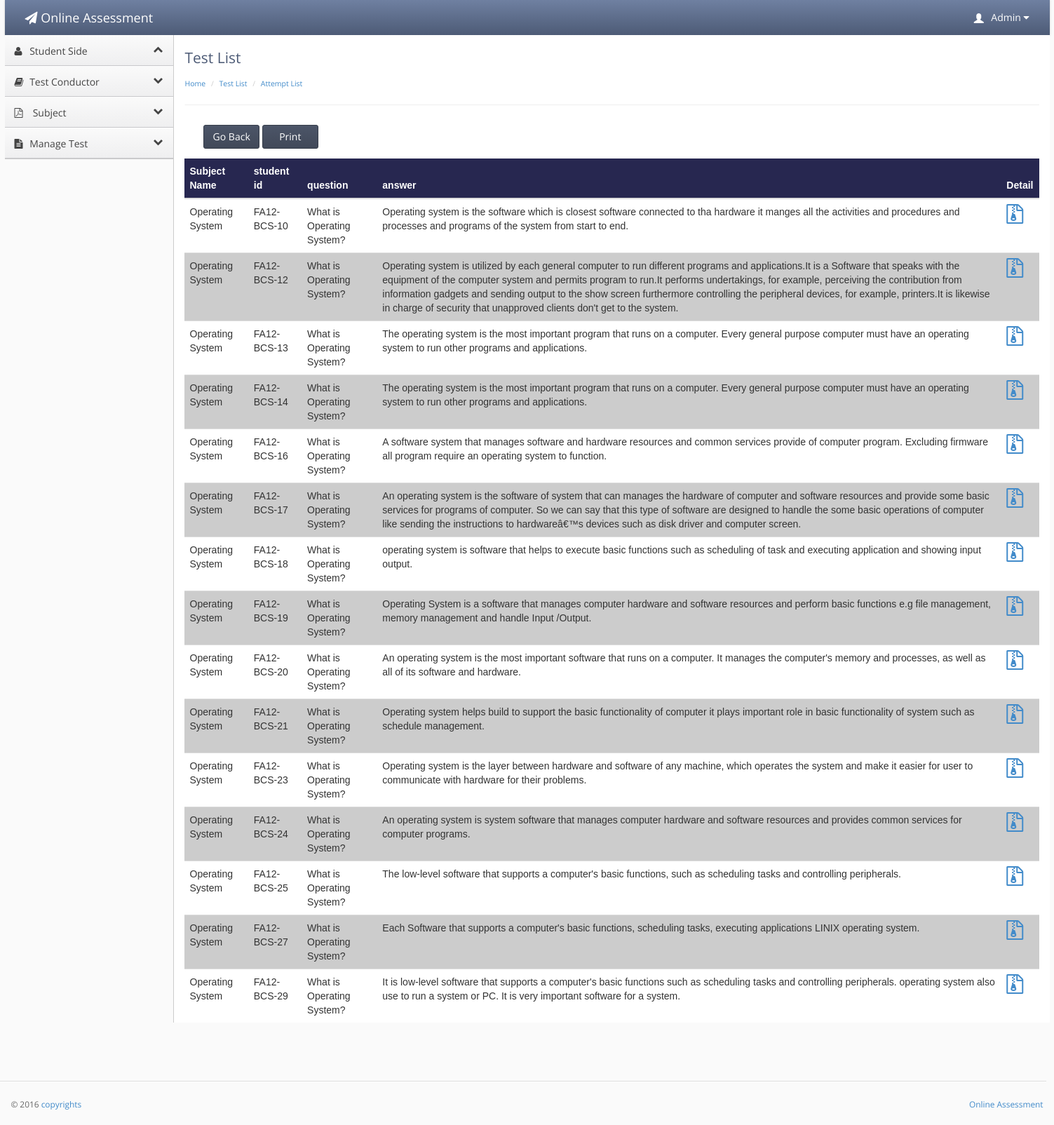
Page /OAS/student_attempt_list.php?id=111 (signed in) on the committed database.
### tables this page shows
CREATE TABLE IF NOT EXISTS `teacher_conductor` (
  `teacher_id` int(20) NOT NULL AUTO_INCREMENT,
  `user` varchar(20) NOT NULL,
  `f_name` varchar(20) NOT NULL,
  `l_name` varchar(30) NOT NULL,
  `password` varchar(20) NOT NULL,
  `email` varchar(40) NOT NULL,
  `contact` varchar(17) NOT NULL,
  `address` varchar(40) NOT NULL,
  `city` varchar(20) NOT NULL,
  `code` int(10) NOT NULL,
  `subject_id` int(20) unsigned DEFAULT NULL,
  `account` enum('Admin','teacher') NOT NULL DEFAULT 'teacher',
  PRIMARY KEY (`teacher_id`),
  UNIQUE KEY `subject_id_2` (`subject_id`),
  KEY `subject_id` (`subject_id`)
);

CREATE TABLE IF NOT EXISTS `student_question` (
  `student_id` int(10) NOT NULL,
  `question_id` int(10) NOT NULL,
  `t_code` int(10) NOT NULL,
  `s_answer` varchar(50000) NOT NULL,
  `answer` enum('answered','unanswered','review') NOT NULL DEFAULT 'answered',
  PRIMARY KEY (`student_id`,`question_id`,`t_code`),
  KEY `student_id` (`student_id`),
  KEY `t_code` (`t_code`),
  KEY `question_id` (`question_id`)
);

CREATE TABLE IF NOT EXISTS `subject` (
  `subject_id` int(10) unsigned NOT NULL AUTO_INCREMENT,
  `name` varchar(100) NOT NULL,
  `description` varchar(100) NOT NULL,
  PRIMARY KEY (`subject_id`)
);

CREATE TABLE IF NOT EXISTS `student` (
  `student_id` int(20) NOT NULL AUTO_INCREMENT,
  `user` varchar(20) NOT NULL,
  `f_name` varchar(20) NOT NULL,
  `l_name` varchar(20) NOT NULL,
  `password` varchar(20) NOT NULL,
  `email` varchar(30) NOT NULL,
  `contact` varchar(20) NOT NULL,
  `address` varchar(50) NOT NULL,
  `city` varchar(20) NOT NULL,
  `code` varchar(20) NOT NULL,
  `image` varchar(1000) DEFAULT NULL,
  PRIMARY KEY (`student_id`),
  UNIQUE KEY `code` (`code`),
  KEY `user` (`user`)
);

CREATE TABLE IF NOT EXISTS `question` (
  `question_id` int(10) NOT NULL AUTO_INCREMENT,
  `question` varchar(1000) NOT NULL,
  `answer` varchar(500) NOT NULL,
  `marks` int(10) NOT NULL,
  `t_code` int(10) unsigned NOT NULL,
  PRIMARY KEY (`question_id`),
  KEY `code` (`t_code`)
);

### OAS/student_attempt_list.php (the view, shortened to what this page needs)
<?php
if(!isset($_SESSION['username']))
{
header('location:main_user.php');
}
else {
?><!doctype html>
<html lang="en"><head>
    <link rel="stylesheet" type="text/css" href="lib/bootstrap/css/bootstrap.css">
    <link rel="stylesheet" href="lib/font-awesome/css/font-awesome.css">
    <link rel="stylesheet" type="text/css" href="stylesheets/theme.css">
    <link rel="stylesheet" type="text/css" href="stylesheets/premium.css">
</head>
<body class=" theme-blue">
<div style="width:100%; height:auto;">
<div style="width:1490px; margin-left:auto; margin-right:auto; ">
    <div class="navbar navbar-default" role="navigation">
        <div class="navbar-header">
          <a class="" href="index.html"><span class="navbar-brand"><span class="fa fa-paper-plane"></span> Online Assessment</span></a></div>
           <?php
  if(isset($_SESSION['username']))
  {
  $id =$_SESSION['username'];
 $result = mysql_query("select * from teacher_conductor
WHERE teacher_conductor.user = '$id'");
while($row = mysql_fetch_array($result))
{
?>
        <div class="navbar-collapse collapse" style="height: 1px;">
          <ul id="main-menu" class="nav navbar-nav navbar-right">
            <li class="dropdown hidden-xs">
                <a href="#" class="dropdown-toggle" data-toggle="dropdown">
                    <span class="glyphicon glyphicon-user padding-right-small" style="position:relative;top: 3px;"></span>
                     <?php echo $row['f_name'];?>
                    <i class="fa fa-caret-down"></i>
                </a>
            </li>
          </ul>
        </div>
      </div>
    </div></div>
<?php }}?>
<div style="width:100%; height:auto;">
<div style="width:1490px; margin-left:auto; margin-right:auto; "><strong></strong>
  <div class="sidebar-nav">
    <ul>
    <li><a href="#" data-target=".dashboard-menu" class="nav-header" data-toggle="collapse"><i class="fa fa-fw fa-user"></i> Student Side<i class="fa fa-collapse"></i></a></li>
<a href="#" data-target=".premium-menu" class="nav-header collapsed" data-toggle="collapse"><i class="fa fa-fw fa-book"></i> Test Conductor<i class="fa fa-collapse"></i></a></li>
        <li><a href="#" data-target=".accounts-menu" class="nav-header collapsed" data-toggle="collapse"><i class="fa fa-file-pdf-o "></i> Subject   <i class="fa fa-collapse"></i></a></li>
        <li><a href="#" data-target=".legal-menu" class="nav-header collapsed" data-toggle="collapse"><i class="fa fa-fw fa-file-text"></i> Manage Test<i class="fa fa-collapse"></i></a></li>
        <li><ul class="legal-menu nav nav-list collapse in ">
    </ul></li>
            </ul>
    </div>
    <div class="content">
        <div class="header">
            <h1 class="page-title">Test List</h1>
                    <ul class="breadcrumb">
           <li><a href="index.php">Home</a> </li>
           <li><a href="test_list.php">Test List</a> </li>
           <li><a href="">Attempt List</a> </li>
        </ul>
        </div>
         <div id="no_print">
                       <center>
                            <button type="submit"  class="btn btn-primary btn_submit" onClick="window.history.back(-1) " style="width:80px; margin-left:-1000px;">Go Back</button>
                      		<button type="submit" class="btn btn-primary btn_submit hidden-xs" onClick="window.print() " style="width:80px;">Print</button>
                       </center>
                      </div>
        <div class="main-content">
<table class="table">
  <thead>
     <tr style="background-color:#272750; color:#FFFFFF;">
    <th>Subject Name </th>
    <th>student id </th>
       <th>question  </th>
        <th>answer </th>
          <th>Detail</th>
          </tr>
  </thead>
  <tbody>
    <tr>
  <?php
if(isset($_GET['id'])){
$id = $_GET['id'];
$result = mysql_query("SELECT student_question.*,student.*,test.*,subject.*,question.* FROM  student_question
INNER JOIN student ON student_question.student_id=student.student_id
INNER JOIN test ON test.t_code = student_question.t_code
INNER JOIN subject ON test.subject_id = subject.subject_id
INNER JOIN question ON question.question_id=student_question.question_id
  where  student_question.t_code = '$id' ");
while($row = mysql_fetch_array($result))
{
?>
   <td><?php echo $row['name'];?></td>
          <td><?php echo $row['code'];?></td>
           <td><?php echo $row['question'];?></td>
            <td><?php echo $row['s_answer'];?></td>
      <td>
                <a href="student_report1.php?id=<?php echo $row['t_code']; ?>&s_id=<?php echo $row['student_id']; ?>"><i class="fa fa-file-zip-o fa-2x"></a></td>
    </tr>
   <?php }} ?>
  </tbody>
</table>
 </div>
  </div>
            <footer>
                <hr style="width:1500px">
                <p class="pull-right"><a href="" target=""> Online Assessment</a></p>
                <p>© 2016 <a href="" target="">copyrights</a></p>
            </footer>
</div></div>
</body></html>
<?php } ?>

### OAS/stylesheets/theme.css (style rules this page uses)
body { background: #fafafa; background-position: initial initial; background-repeat: initial initial; margin: 0px; padding: 0px; }
body, h1, h2, h3, h4, h5, h6, p, a, .h1, .h2, .h3, .h4, .h5, .h6 { font-family: 'Open Sans', helvetica, arial, sans-serif; }
h1 { color: #4d5b76; font-size: 3em; }
hr { border-top: 1px solid #ddd; border-bottom: 1px solid #fff; }
.padding-right-small { padding-right: .5em; }
.navbar-collapse { position: relative; z-index: 9999; }
.navbar { -webkit-box-shadow: 0px 0px 3px #cccccc; -moz-box-shadow: 0px 0px 3px #cccccc; box-shadow: 0px 0px 3px #cccccc; padding: 0em 1em; margin: 0px; -webkit-border-radius: 0px; -moz-border-radius: 0px; border-radius: 0px; -moz-background-clip: padding; -webkit-background-clip: padding-box; background-clip: padding-box; border: 0px; border-bottom: none; }
.navbar .nav > li > a { color: #fff; text-shadow: none; }
.content { position: relative; min-height: 800px; background: #fff; margin-left: 240px; border-left: 1px solid #cccccc; padding: 15px 15px 0px 15px; }
.header { background: #fff; border-bottom: 1px solid #cccccc; border-bottom: 1px solid #eee; border-left: 1px solid #ffffff; padding: .5em 0em 1em 0em; margin: 0px 0em 2em 0em; }
.header h1 { margin: 0em 0em .5em 0em; padding: 0em; line-height: 1em; font-size: 1.5em; font-weight: normal; }
.breadcrumb { -webkit-box-shadow: none; -moz-box-shadow: none; box-shadow: none; -webkit-border-radius: 0px; -moz-border-radius: 0px; border-radius: 0px; -moz-background-clip: padding; -webkit-background-clip: padding-box; background-clip: padding-box; background: #fff; margin-bottom: .5em; margin-bottom: 0em; padding-left: 0em; padding-right: 0em; font-size: .75em; }
footer { padding: 1em; margin-top: 4em; color: #666; font-size: .85em; line-height: 1.3em; margin: 4em -3px 0em -3px; }
footer hr { margin: 2em -2em; }
.sidebar-nav { width: 240px; position: absolute; float: left; border-top: none; border-left: none; margin: 0em; }
.sidebar-nav ul { list-style: none; padding-left: 0px; }
.sidebar-nav .nav-header { border-top: 1px solid #fcfcfc; border-bottom: 1px solid #c8c8cb; background: #efeff0; background: -webkit-gradient(linear, left bottom, left top, color-stop(0, #efeff0), color-stop(1, #fafafa)); background: -ms-linear-gradient(bottom, #efeff0, #fafafa); background: -moz-linear-gradient(center bottom, #efeff0 0%, #fafafa 100%); background: -o-linear-gradient(bottom, #efeff0, #fafafa); filter: progid:dximagetransform.microsoft.gradient(startColorStr='#e3e3e3', EndColorStr='#ffffff'); -ms-filter: "progid:DXImageTransform.Microsoft.gradient(startColorStr='#fafafa',EndColorStr='#efeff0')"; border-left: none; color: #444; display: block; font-weight: normal; font-size: 1em; line-height: 2.5em; padding: .25em .25em .25em 1em; margin-bottom: 0px; text-shadow: none; text-transform: none; }
.sidebar-nav .nav-header.collapsed .fa-collapse::before { content: "\f078"; }
.sidebar-nav .nav-header .fa-collapse::before { content: "\f077"; }
.sidebar-nav .nav-header .fa-collapse, .sidebar-nav .nav-header .fa-collapse { float: right; }
.sidebar-nav .nav-header i[class*="fa-"] { line-height: 2.25em; padding-right: .75em; }
.sidebar-nav .nav-list { margin: 0px; border: 0px; background: #fafafa; }
.sidebar-nav .nav-list.collapse.in { border-bottom: 1px solid #ccc; }
.btn { -webkit-border-radius: 3px; -moz-border-radius: 3px; border-radius: 3px; }
.btn-primary { background-color: #414959; background-image: -webkit-gradient(linear, 0 0, 0 100%, from(#4c5568), to(#414959)); border: 1px solid #363d4a; font-weight: normal; }
.theme-blue .navbar { background: #4d5b76; background: -webkit-gradient(linear, left bottom, left top, color-stop(0, #4d5b76), color-stop(1, #6f80a1)); background: -ms-linear-gradient(bottom, #4d5b76, #6f80a1); background: -moz-linear-gradient(center bottom, #4d5b76 0%, #6f80a1 100%); background: -o-linear-gradient(bottom, #4d5b76, #6f80a1); filter: progid:dximagetransform.microsoft.gradient(startColorStr='#e3e3e3', EndColorStr='#ffffff'); -ms-filter: "progid:DXImageTransform.Microsoft.gradient(startColorStr='#6f80a1',EndColorStr='#4d5b76')"; }

### OAS/student_attempt_list.php (style rules this page uses)
table { font-family: arial, sans-serif; border-collapse: collapse; width: 100%; }
td, th { text-align: left; padding: 8px; }
.navbar-default .navbar-brand, .navbar-default .navbar-brand:hover { color: #fff; }

### rows in the picture
teacher_conductor: f_name "Admin"
student_question: subject.name "Operating System", student.code "FA12-BCS-10", question.question "What is Operating System?", s_answer "Operating system is the software which is closest software connected to tha hardware it manges all the activities and procedures and processes and programs of the system from start to end."
student_question: subject.name "Operating System", student.code "FA12-BCS-12", question.question "What is Operating System?", s_answer "Operating system is utilized by each general computer to run different programs and applications.It is a Software that speaks with the equipment of the computer system and permits program to run.It performs undertakings, for example, perceiving the contribution from information gadgets and sending output to the show screen furthermore controlling the peripheral devices, for example, printers.It is likewise in charge of security that unapproved clients don't get to the system."
student_question: subject.name "Operating System", student.code "FA12-BCS-13", question.question "What is Operating System?", s_answer "The operating system is the most important program that runs on a computer. Every general purpose computer must have an operating system to run other programs and applications."
student_question: subject.name "Operating System", student.code "FA12-BCS-14", question.question "What is Operating System?", s_answer "The operating system is the most important program that runs on a computer. Every general purpose computer must have an operating system to run other programs and applications."
student_question: subject.name "Operating System", student.code "FA12-BCS-16", question.question "What is Operating System?", s_answer "A software system that manages software and hardware resources and common services provide of computer program. Excluding firmware all program require an operating system to function."
student_question: subject.name "Operating System", student.code "FA12-BCS-17", question.question "What is Operating System?", s_answer "An operating system is the software of system that can manages the hardware of computer and software resources and provide some basic services for programs of computer. So we can say that this type of software are designed to handle the some basic operations of computer like sending the instructions to hardwareâ€™s devices such as disk driver and computer screen."
student_question: subject.name "Operating System", student.code "FA12-BCS-18", question.question "What is Operating System?", s_answer "operating system is software that helps to execute basic functions such as scheduling of task and executing application and showing input output."
student_question: subject.name "Operating System", student.code "FA12-BCS-19", question.question "What is Operating System?", s_answer "Operating System is a software that manages computer hardware and software resources and perform basic functions e.g file management, memory management and handle Input /Output."
student_question: subject.name "Operating System", student.code "FA12-BCS-20", question.question "What is Operating System?", s_answer "An operating system is the most important software that runs on a computer. It manages the computer's memory and processes, as well as all of its software and hardware."
student_question: subject.name "Operating System", student.code "FA12-BCS-21", question.question "What is Operating System?", s_answer "Operating system helps build to support the basic functionality of computer it plays important role in basic functionality of system such as schedule management."
student_question: subject.name "Operating System", student.code "FA12-BCS-23", question.question "What is Operating System?", s_answer "Operating system is the layer between hardware and software of any machine, which operates the system and make it easier for user to communicate with hardware for their problems."
student_question: subject.name "Operating System", student.code "FA12-BCS-24", question.question "What is Operating System?", s_answer "An operating system is system software that manages computer hardware and software resources and provides common services for computer programs."
student_question: subject.name "Operating System", student.code "FA12-BCS-25", question.question "What is Operating System?", s_answer "The low-level software that supports a computer's basic functions, such as scheduling tasks and controlling peripherals."
student_question: subject.name "Operating System", student.code "FA12-BCS-27", question.question "What is Operating System?", s_answer "Each Software that supports a computer's basic functions, scheduling tasks, executing applications LINIX operating system."
student_question: subject.name "Operating System", student.code "FA12-BCS-29", question.question "What is Operating System?", s_answer "It is low-level software that supports a computer's basic functions such as scheduling tasks and controlling peripherals. operating system also use to run a system or PC. It is very important software for a system."
